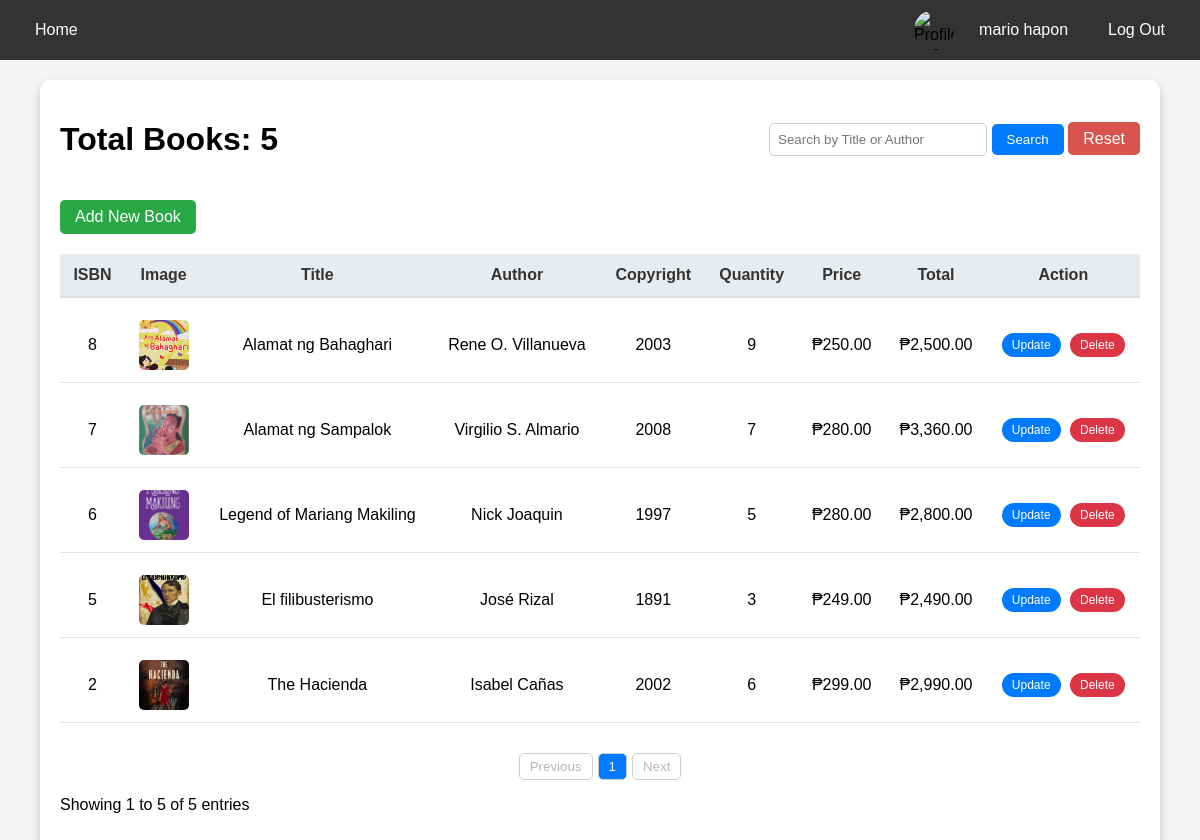
The page /admin/total_books.php (signed in) on the database as committed earlier.
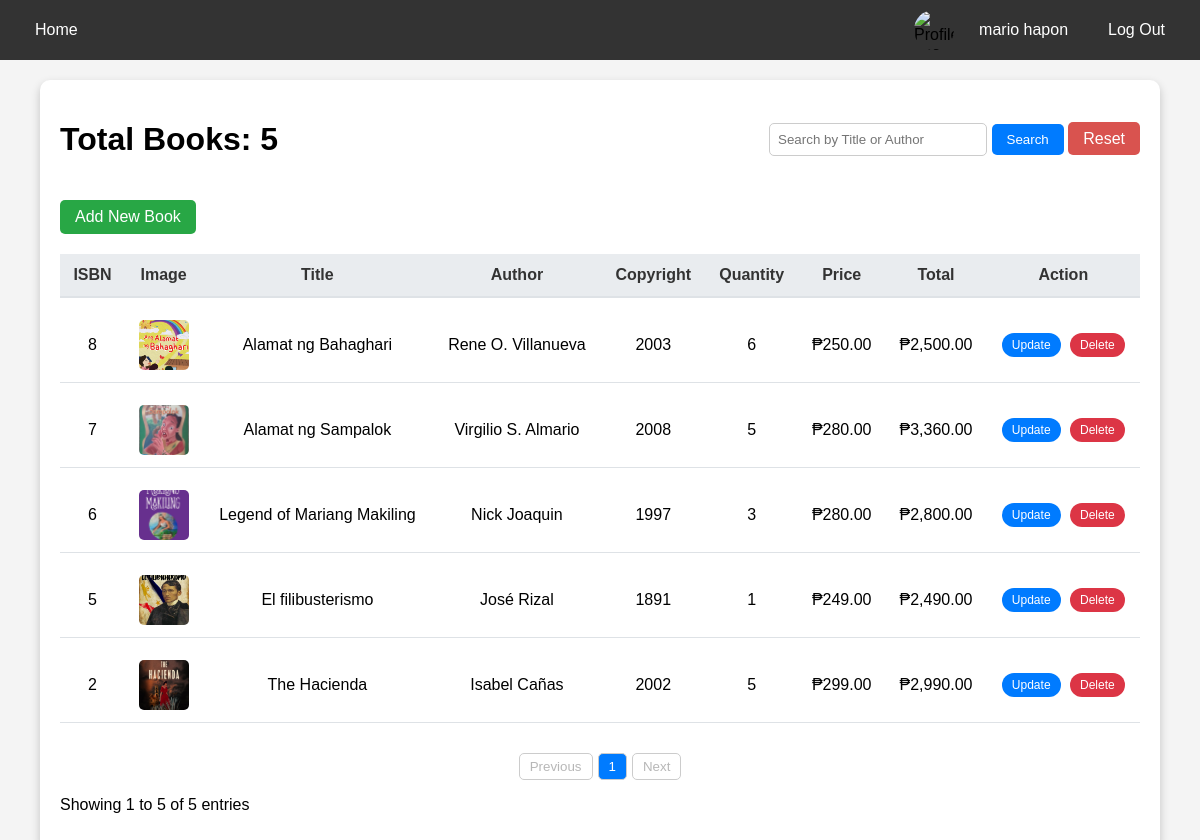
The same page on the database as committed later.
### tables this page shows
CREATE TABLE `books` (
  `isbn` int(11) NOT NULL,
  `title` varchar(255) NOT NULL,
  `book_image` varchar(255) NOT NULL,
  `author` varchar(255) NOT NULL,
  `copyright` int(11) NOT NULL,
  `qty` int(11) NOT NULL,
  `price` float NOT NULL,
  `total` float NOT NULL
);

### admin/total_books.php (the view, shortened to what the changed rows need)
<?php
@include '../db_connect.php';
$items_per_page = 10;
$page = isset($_GET['page']) && is_numeric($_GET['page']) ? max(1, $_GET['page']) : 1;
$start = ($page - 1) * $items_per_page;
$query = "SELECT isbn, title, book_image, author, copyright, qty, price, total FROM books";
$query .= " ORDER BY isbn DESC";
$stmt = mysqli_prepare($conn, $query);
mysqli_stmt_execute($stmt);
$books_query = mysqli_stmt_get_result($stmt);
$books = [];
while ($row = mysqli_fetch_assoc($books_query)) {
    $books[] = $row;
}
$total_books = count($books);
$paginated_books = array_slice($books, $start, $items_per_page);
?>
<!DOCTYPE html>
<html lang="en">
<head>
    <link rel="stylesheet" href="https://cdnjs.cloudflare.com/ajax/libs/font-awesome/5.15.4/css/all.min.css">
</head>
<body>
    <div class="container">
        <div class="search-container">
            <h1>Total Books: <?php echo $total_books; ?></h1>
        </div>
        <div class="book-section">
            <?php if (empty($paginated_books)): ?>
                <p>No books found.</p>
            <?php else: ?>
                <table>
                    <thead>
                        <tr>
                            <th>ISBN</th>
                            <th>Image</th>
                            <th>Title</th>
                            <th>Author</th>
                            <th>Copyright</th>
                            <th>Quantity</th>
                            <th>Price</th>
                            <th>Total</th>
                            <th>Action</th>
                        </tr>
                    </thead>
                    <tbody>
                        <?php foreach ($paginated_books as $book): ?>
                            <tr>
                                <td><?php echo htmlspecialchars($book['isbn']); ?></td>
                                <td><img src="../images/<?php echo htmlspecialchars($book['book_image'] ?: 'default_book.png'); ?>" alt="Book Image"></td>
                                <td><?php echo htmlspecialchars($book['title']); ?></td>
                                <td><?php echo htmlspecialchars($book['author']); ?></td>
                                <td><?php echo htmlspecialchars($book['copyright']); ?></td>
                                <td><?php echo htmlspecialchars($book['qty']); ?></td>
                                <td>₱<?php echo number_format($book['price'], 2); ?></td>
                                <td>₱<?php echo number_format($book['total'], 2); ?></td>
                                <td>
                                    <a href="../admin/edit_book.php?isbn=<?php echo $book['isbn']; ?>" class="update-btn">Update</a>
                                    <a href="../admin/delete_book.php?isbn=<?php echo $book['isbn']; ?>" class="delete-btn" onclick="return confirm('Are you sure you want to delete this book?');">Delete</a>
                                </td>
                            </tr>
                        <?php endforeach; ?>
                    </tbody>
                </table>
            <?php endif; ?>
        </div>
    </div>
</body>
</html>

Rows that differ between the two databases and show on the page:
changed books "Alamat ng Bahaghari": qty "9" → "6"
changed books "Alamat ng Sampalok": qty "7" → "5"
changed books "Legend of Mariang Makiling": qty "5" → "3"
changed books "El filibusterismo": qty "3" → "1"
changed books "The Hacienda": qty "6" → "5"
